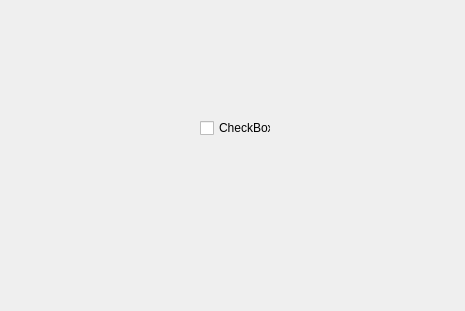
<?xml version="1.0" encoding="UTF-8"?>
<ui version="4.0">
 <class>QVLayoutDemoWidget</class>
 <widget class="QWidget" name="QVLayoutDemoWidget">
  <property name="enabled">
   <bool>true</bool>
  </property>
  <property name="geometry">
   <rect>
    <x>0</x>
    <y>0</y>
    <width>465</width>
    <height>311</height>
   </rect>
  </property>
  <property name="windowTitle">
   <string>QVLayoutDemoWidget</string>
  </property>
  <widget class="QCheckBox" name="checkBox">
   <property name="geometry">
    <rect>
     <x>200</x>
     <y>120</y>
     <width>71</width>
     <height>16</height>
    </rect>
   </property>
   <property name="text">
    <string>CheckBox</string>
   </property>
  </widget>
 </widget>
 <layoutdefault spacing="6" margin="11"/>
 <resources/>
 <connections/>
</ui>
